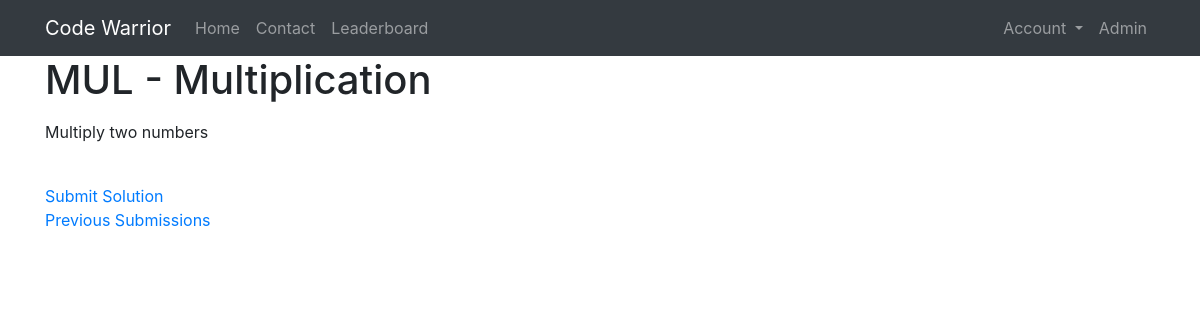
The app's page /questions/MUL/ (signed in), older data.
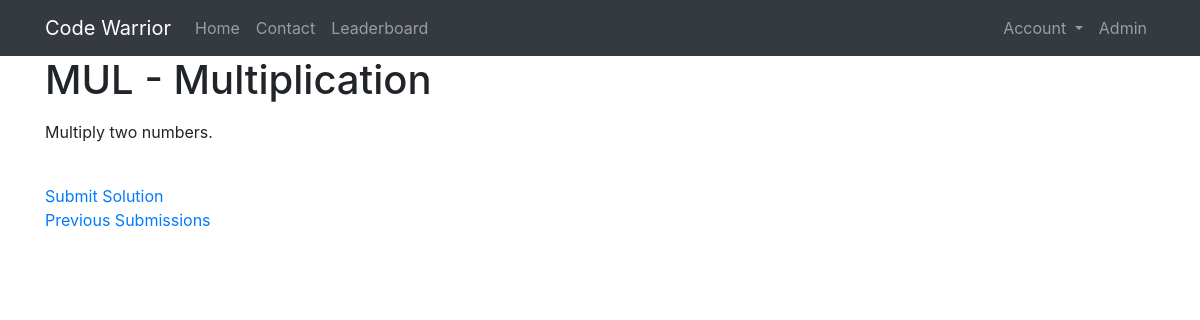
The same page, newer data.
### questions/models.py (models this page shows, shortened)
class Question(models.Model):
    code = models.CharField(unique=True, max_length=10)
    title = models.CharField(unique=True, max_length=120)
    description = models.TextField()
    timestamp = models.DateTimeField(auto_now_add=True)
    objects = QuestionManager()
    def get_submit_url(self):
        return reverse('grader:submit', kwargs={'code': self.code})

### questions/views.py (the view)
# urls.py: url(r'^(?P<code>[A-Z]+)/$', QuestionDetailView.as_view(), name='detail'),
class QuestionDetailView(LoginRequiredMixin, DetailView):
    template_name = 'questions/detail.html'
    def get_object(self, *args, **kwargs):
        request = self.request
        code = self.kwargs.get('code')
        instance = Question.objects.get_by_code(code)
        if instance is None:
            raise Http404('Question not found')
        return instance

### accounts/models.py (called while the page is built)
    @property
    def is_admin(self):
        return self.admin

### questions/models.py (called while the page is built)
    def get_by_code(self, code):
        qs = self.get_queryset().filter(code=code)
        if qs.count() == 1:
            return qs.first()
        return None

### questions/templates/questions/detail.html
{% extends 'base.html' %}
{% block content %}
<h1>{{ object.code }} - {{ object.title }}</h1>
<p>{{ object.description|linebreaks }}</p>
<br/>
<a href="{{ object.get_submit_url }}">Submit Solution</a>
<br>
<a href="{% url 'grader:previous_submissions' object.code %}">Previous Submissions</a>
{% endblock %}

Row changes from the older to the newer data that the page shows:
changed Question "MUL": description "Multiply two numbers" → "Multiply two numbers."
